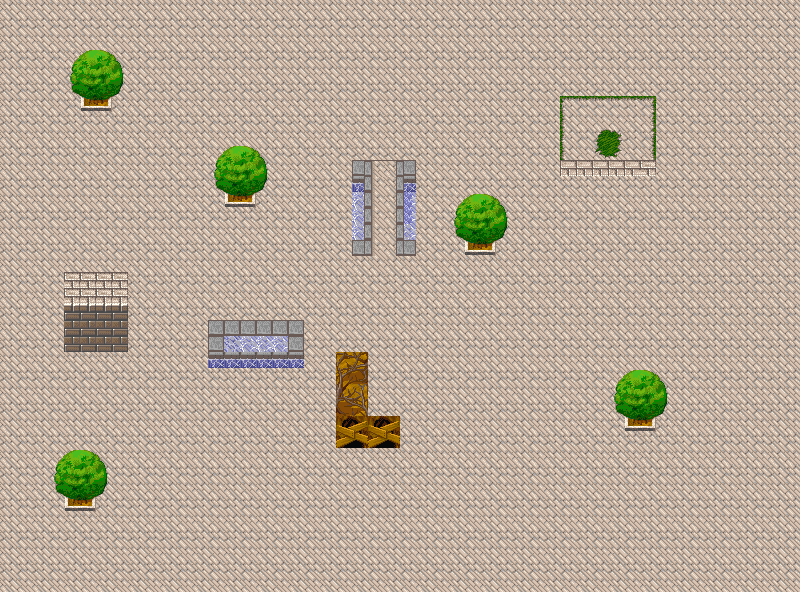

This is a level from a 2D game, rendered from its Tiled map with the project's own tilesets. A one-line summary and the map file follow, with tile-layer data summarised:
An orthogonal 50x37 tile map with 16x16 px tiles, 1 tile layer (Tile Layer 1).

<map version="1.0" orientation="orthogonal" renderorder="right-down" width="50" height="37" tilewidth="16" tileheight="16" nextobjectid="1">
 <tileset firstgid="1" name="tiles" tilewidth="16" tileheight="16" tilecount="256">
  <image source="tiles.png" width="256" height="256" />
 </tileset>
 <layer name="Tile Layer 1" width="50" height="37">
  <data>[1850 cells, 1850 non-empty, 99 distinct tile ids]</data>
 </layer>
</map>
